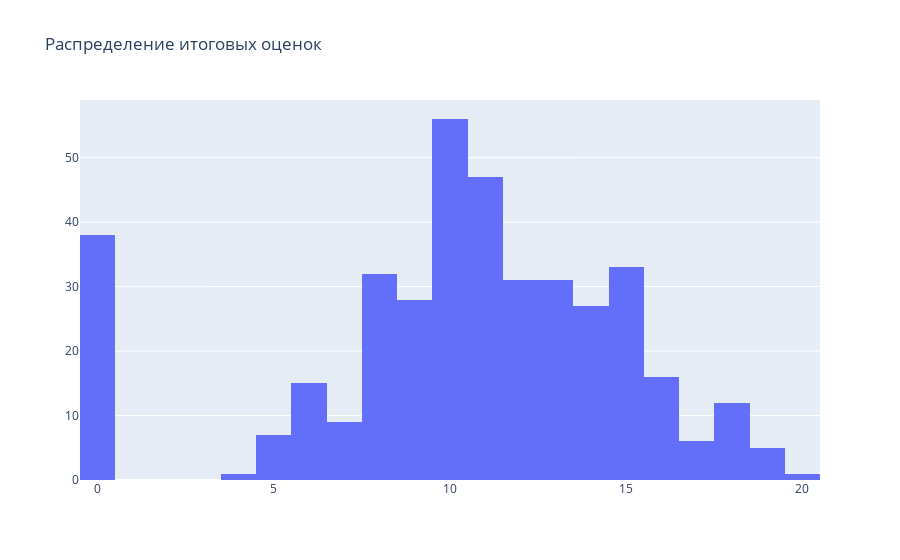

Here is the notebook cell this chart was saved with:
### Code cell
fig = go.Figure(data=[go.Histogram(x=train_math['G3'])])

fig.update_layout(title_text='Распределение итоговых оценок')

fig.show()

### Figure 1 — Plotly figure (JSON) as saved in the notebook; plotly's stock layout.template omitted (floating-point values rounded to 4 significant figures; data arrays with more than 128 entries replaced by an {"elided": "..."} marker saying what was removed)
{"data": [{"type": "histogram", "x": {"elided": "395 int values"}}], "layout": {"autosize": true, "title": {"text": "Распределение итоговых оценок"}, "xaxis": {"autorange": true, "range": [-0.5, 20.5], "type": "linear"}, "yaxis": {"autorange": true, "range": [0, 58.95]}}}
